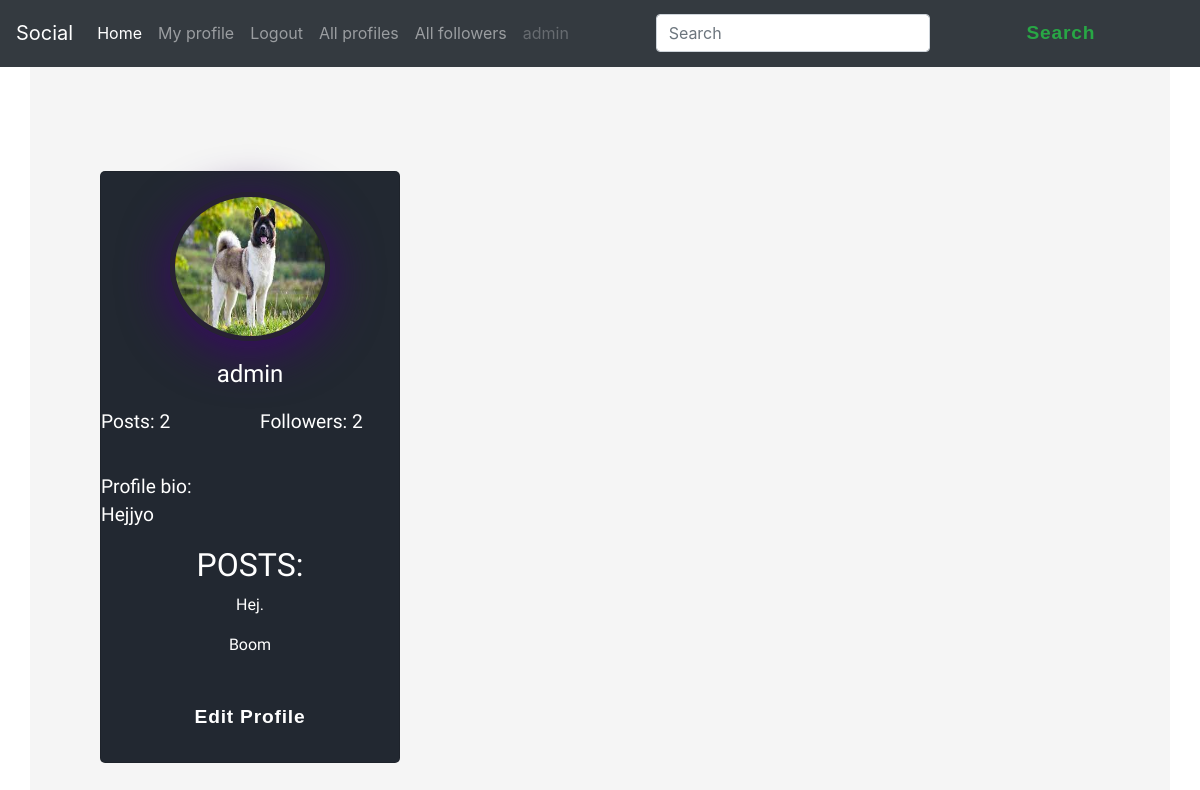
Screenshot of /profiles/my_profile/ (signed in) with the database file from the repository.
### profiles/models.py (models this page shows, shortened)
class Profile(models.Model):
    first_name = models.CharField(max_length=225)
    last_name = models.CharField(max_length=225)
    bio = models.TextField()
    user = models.OneToOneField(User, on_delete=models.CASCADE)
    image = models.ImageField(upload_to="post_images",default="avatar.jpg")
    followers = models.ManyToManyField(User,related_name="follower",blank=True)
    created = models.DateTimeField(auto_now_add=True)
    updated = models.DateTimeField(auto_now=True)
    def get_posts(self):
        return self.post_set.all().count()
    def get_followers(self):
        return self.followers.all().count()

### posts/models.py (models this page shows, shortened)
class Post(models.Model):
    author = models.ForeignKey(Profile, on_delete=models.CASCADE)
    content = models.TextField()
    liked = models.ManyToManyField(Profile, related_name='likes',blank=True)
    created_at = models.DateTimeField(auto_now_add=True)
    updated_at = models.DateTimeField(auto_now=True)
    class Meta:
        ordering = ("-created_at",)

### profiles/views.py (the view)
# urls.py: path("my_profile/",views.my_profile,name="my_profile"),
@login_required(login_url='account_login')
def my_profile(request):
    profile = Profile.objects.get(user=request.user)
    posts = Post.objects.filter(author=profile)
    context = {'profile':profile,'posts':posts}
    return render(request, 'profiles/my_profile.html',context)

### profiles/templates/profiles/my_profile.html
{% extends 'base.html' %}
{% load static %}
{% block content %}
<link rel="stylesheet" href="{% static 'styles.css' %}">
<div class="container">
    <div class="card">
      <img src="{{ profile.image.url }}" alt="Person" class="card__image">
      <p class="card__name">{{ profile.user.username }}</p>
      <div class="grid-container">
        <div class="grid-child-posts">
            <p style="color:white">Posts: {{ profile.get_posts }}</p>
        </div>
        <div class="grid-child-followers">
          <a href="{% url 'all_user_followers' %}">
          <p style="color:white">Followers: {{ profile.get_followers }}</p>
          </a>
        </div>
        <div class="grid-child-followers">
          <p style="color:white">Profile bio: {{ profile.bio }}</p>
        </div>
      </div>
      {% if posts %}
      <h2>POSTS:</h2>
          {% for post in posts %}
              <p>{{ post.content }}</p>
          {% endfor %}
      {% endif %}
      <a href="{% url 'edit_profile' %}"><button class="btn btn-sm btn-primary">Edit Profile</button></a>
    </div>
{% endblock content %}

### templates/navbar.html (shortened to what this page needs)
<nav class="navbar navbar-expand-lg navbar-dark bg-dark">
    <a class="navbar-brand" href="">Social</a>
    <div class="collapse navbar-collapse" id="navbarSupportedContent">
      <ul class="navbar-nav mr-auto">
        <li class="nav-item active">
          <a class="nav-link" href="/posts/">Home <span class="sr-only">(current)</span></a>
        </li>
        <li class="nav-item">
          <a class="nav-link" href="{% url 'my_profile' %}">My profile</a>
        </li>
        {% if request.user.is_authenticated %}
        <li class="nav-item">
          <a class="nav-link" href="{% url 'account_logout' %}">Logout</a>
        </li>
        <li class="nav-item">
          <a class="nav-link" href="{% url 'all_profiles' %}">All profiles</a>
        </li>
        <li class="nav-item">
          <a class="nav-link" href="{% url 'all_user_followers' %}">All followers</a>
        </li>
        {% else %}
        <li class="nav-item">
          <a class="nav-link" href="{% url 'account_signup' %}">Signup</a>
        </li>
        {% endif %}
        <li class="nav-item">
          <a class="nav-link disabled" href="#">{{ request.user.username }}</a>
        </li>
      </ul>
      <form action="{% url 'search' %}" method="POST" class="form-inline my-2 my-lg-0">
        <input class="form-control mr-sm-2" type="search" name="search" placeholder="Search" aria-label="Search">
        <button class="btn btn-outline-success my-2 my-sm-0" type="submit">Search</button>
      </form>
    </div>
  </nav>

### static/styles.css (style rules this page uses)
.container { display: grid; grid-template-columns: 300px 300px 300px; grid-gap: 50px; justify-content: center; align-items: center; height: 100vh; background-color: #f5f5f5; font-family: 'Baloo Paaji 2', cursive; }
.card { background-color: #222831; height: 37rem; border-radius: 5px; display: flex; flex-direction: column; align-items: center; box-shadow: rgba(0, 0, 0, 0.7); color: white; }
.card__name { margin-top: 15px; font-size: 1.5em; }
.card__image { height: 160px; width: 160px; border-radius: 50%; border: 5px solid #272133; margin-top: 20px; box-shadow: 0 10px 50px #3a0668; }
.btn { background: none; border: none; cursor: pointer; line-height: 1.5; font: 700 1.2rem 'Roboto Slab', sans-serif; padding: 0.75em 2em; letter-spacing: 0.05rem; margin: 1em; width: 13rem; }
.grid-container { display: grid; grid-template-columns: 1fr 1fr; grid-gap: 20px; font-size: 1.2em; }

### rows the page displays
Profile: image (picture), user.username "admin", get_posts "2", get_followers "2", bio "Hejjyo"
Post: content "Hej."
Post: content "Boom"

### other values shown
{{ request.user.username }} "admin"
